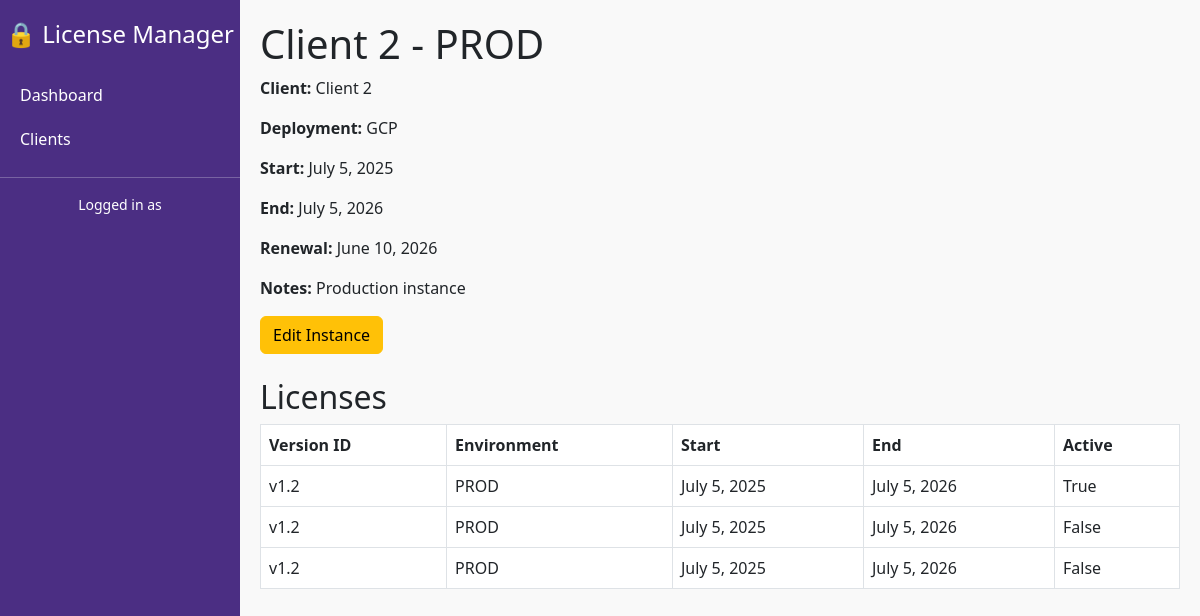
The app's page /instances/2/ with its own data.
### licenses/models.py (models this page shows, shortened)
class Instance(models.Model):
    client = models.ForeignKey(Client, on_delete=models.CASCADE, related_name='instances')
    name = models.CharField(max_length=255, blank=True, null=True)
    notes = models.TextField(blank=True, null=True)
    start_date = models.DateField(blank=True, null=True)
    end_date = models.DateField(blank=True, null=True)
    renewal_date = models.DateField(blank=True, null=True)
    deployment_method = models.ForeignKey(DeploymentMethod, on_delete=models.SET_NULL, null=True, blank=True)

class Client(models.Model):
    name = models.CharField(max_length=255)
    is_active = models.BooleanField(default=True)
    status_tag = models.ForeignKey(StatusTag, on_delete=models.SET_NULL, null=True, blank=True)
    primary_contact = models.ForeignKey(
        'Contact',
        on_delete=models.SET_NULL,
        null=True,
        blank=True,
        related_name='primary_for_clients'
    )
    created_at = models.DateTimeField(auto_now_add=True)

class DeploymentMethod(models.Model):
    name = models.CharField(max_length=100)
    is_active = models.BooleanField(default=True)
    def __str__(self):
        return self.name

class License(models.Model):
    instance = models.ForeignKey(Instance, on_delete=models.CASCADE, related_name='licenses')
    user_count = models.IntegerField()
    start_date = models.DateField()
    end_date = models.DateField()
    renewal_date = models.DateField(blank=True, null=True)
    environment_type = models.CharField(max_length=50)  # e.g., Dev, QA, Prod
    deployment_method = models.ForeignKey(DeploymentMethod, on_delete=models.SET_NULL, null=True, blank=True)
    features = models.ManyToManyField(Feature, blank=True)
    encrypted_file = models.FileField(upload_to='licenses/')
    is_active = models.BooleanField(default=False)
    version_id = models.CharField(max_length=100)
    created_by = models.ForeignKey(User, on_delete=models.SET_NULL, null=True, blank=True)
    created_at = models.DateTimeField(auto_now_add=True)

### licenses/views.py (the view)
# urls.py: path('instances/<int:instance_id>/', views.instance_detail, name='instance_detail'),
def instance_detail(request, instance_id):
    instance = get_object_or_404(Instance, id=instance_id)
    licenses = instance.licenses.all().order_by('-created_at')
    return render(request, 'licenses/instance_detail.html', {
        'instance': instance,
        'licenses': licenses
    })

### licenses/templates/licenses/instance_detail.html (shortened to what this page needs)
{% extends 'base.html' %}
{% block content %}
<h1>{{ instance.name }}</h1>
<p><strong>Client:</strong> {{ instance.client.name }}</p>
<p><strong>Deployment:</strong> {{ instance.deployment_method }}</p>
<p><strong>Start:</strong> {{ instance.start_date }}</p>
<p><strong>End:</strong> {{ instance.end_date }}</p>
<p><strong>Renewal:</strong> {{ instance.renewal_date }}</p>
<p><strong>Notes:</strong> {{ instance.notes }}</p>
<a href="{% url 'instance_edit' instance.id %}" class="btn btn-warning">Edit Instance</a>
<h2 class="mt-4">Licenses</h2>
<table class="table table-bordered">
  <thead>
    <tr>
      <th>Version ID</th>
      <th>Environment</th>
      <th>Start</th>
      <th>End</th>
      <th>Active</th>
    </tr>
  </thead>
  <tbody>
    {% for license in licenses %}
      <tr>
        <td>{{ license.version_id }}</td>
        <td>{{ license.environment_type }}</td>
        <td>{{ license.start_date }}</td>
        <td>{{ license.end_date }}</td>
        <td>{{ license.is_active }}</td>
      </tr>
    {% empty %}
      <tr><td colspan="5">No licenses yet.</td></tr>
    {% endfor %}
  </tbody>
</table>
{% endblock %}

### Static/css/styles.css (style rules this page uses)
body { background-color: #f9f9f9; }

### licenses/templates/base.html (style rules this page uses)
body { min-height: 100vh; display: flex; }

### records on screen
Instance: name "Client 2 - PROD", client.name "Client 2", deployment_method "GCP", start_date "July 5, 2025", end_date "July 5, 2026", renewal_date "June 10, 2026", notes "Production instance"
License: version_id "v1.2", environment_type "PROD", start_date "July 5, 2025", end_date "July 5, 2026", is_active "True"
License: version_id "v1.2", environment_type "PROD", start_date "July 5, 2025", end_date "July 5, 2026", is_active "False"
License: version_id "v1.2", environment_type "PROD", start_date "July 5, 2025", end_date "July 5, 2026", is_active "False"
